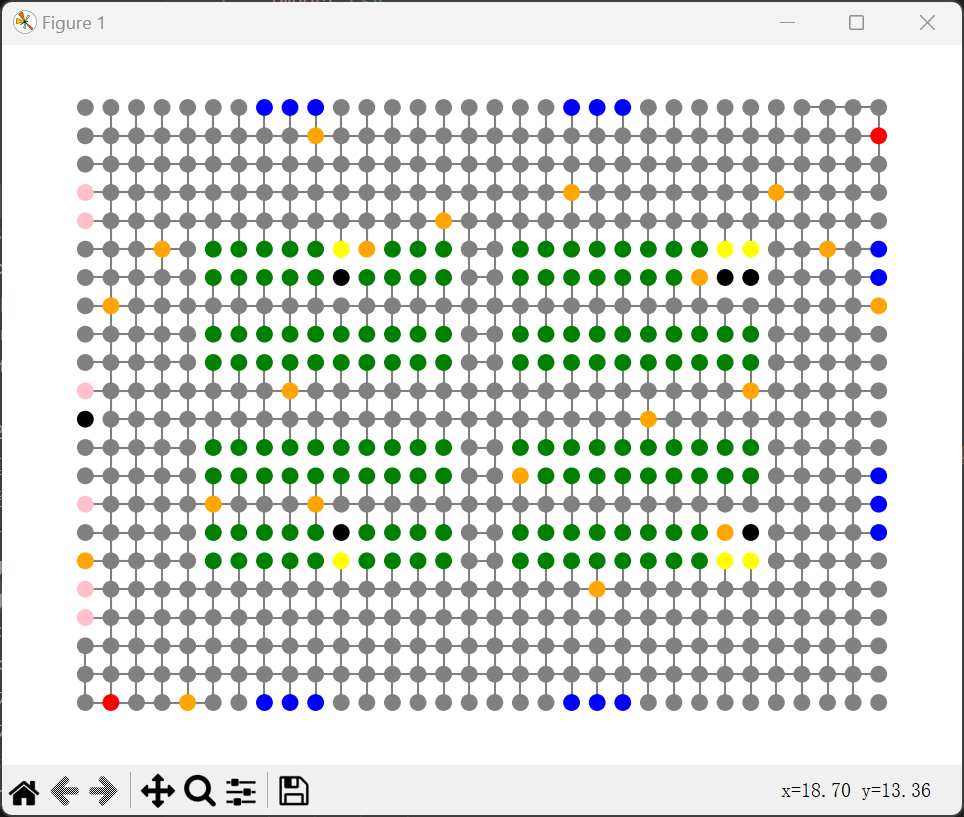

This chart was generated by the following Python code:
import networkx as nx
import matplotlib.pyplot as plt
import numpy as np

# 读取文件路径
file_path = 'map.csv'  # 请根据实际路径调整
file_path2 = 'agv.csv'

# 创建无向图
G = nx.Graph()

# 用于存储节点类型的字典
node_types = {}

# 读取文件并解析节点信息
with open(file_path, 'r') as file:
    next(file)  # 跳过标题行
    for line in file:
        parts = line.strip().split(',')
        node_type = parts[0]  # 节点类型
        node_id = parts[1] + ',' + parts[2]  # 使用X,Y坐标作为唯一标识符
        x, y = float(parts[1]), float(parts[2])  # 节点坐标
        neighbors = parts[3]  # 邻居节点

        # 添加节点，并记录节点类型
        G.add_node(node_id, pos=(x, y), type=node_type)
        node_types[node_id] = node_type

        # 添加边
        if neighbors:
            for neighbor in neighbors.split(';'):
                if neighbor:  # 确保邻居信息不为空
                    neighbor_x, neighbor_y = neighbor.split(':')
                    neighbor_id = neighbor_x + ',' + neighbor_y
                    G.add_edge(node_id, neighbor_id)

#添加agv的坐标
with open(file_path2, 'r') as file:
    next(file)  # 跳过标题行
    for line in file:
        parts = line.strip().split(',')
        node_type = "8"  # 节点类型
        node_id = parts[1] + ',' + parts[2]  # 使用X,Y坐标作为唯一标识符
        x, y = float(parts[1]), float(parts[2])  # 节点坐标
        # 添加节点，并记录节点类型
        G.add_node(node_id, pos=(x, y), type=node_type)
        node_types[node_id] = node_type

# 为不同的节点类型分配颜色
type_colors = {"*": "white", "1": "gray", "2": "green", "3": "yellow", "4": "black","5":"blue","6":"pink","7":"red"}
default_color = "orange"  # 未预定义类型的默认颜色

# 生成节点颜色列表，使用节点类型对应的颜色或默认颜色
node_colors = [type_colors.get(node_types[node], default_color) for node in G]

# 使用节点位置和类型颜色绘制图
pos = nx.get_node_attributes(G, 'pos')
nx.draw(G, pos, with_labels=False, node_color=node_colors, node_size=50, edge_color='gray')

plt.show()  # 显示图
